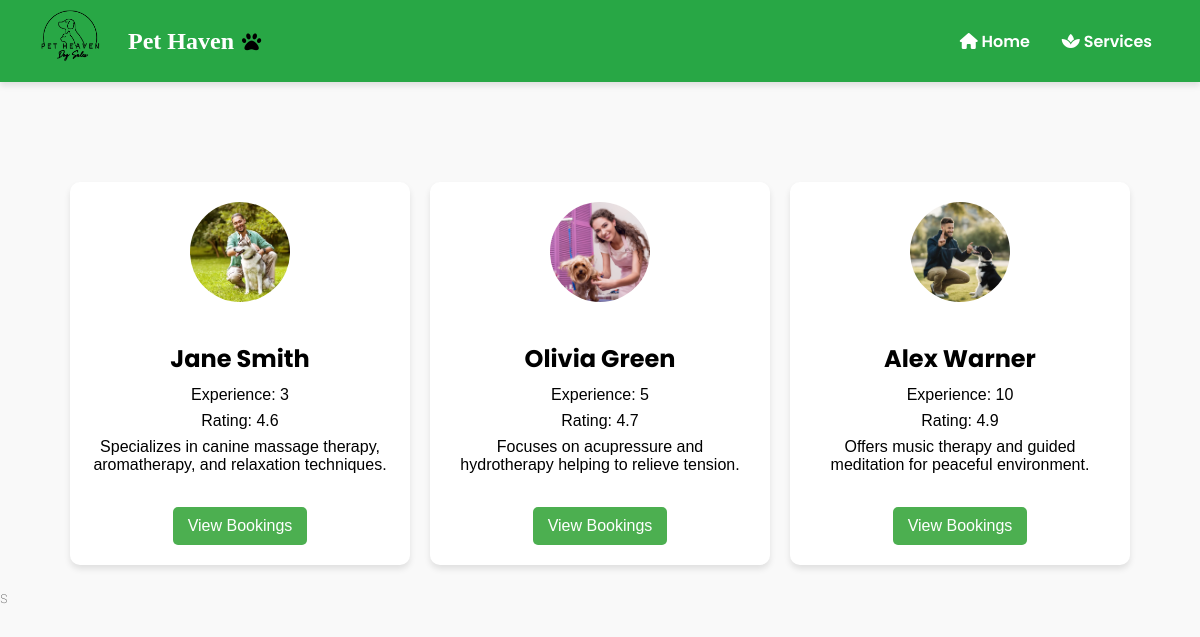
Page /tservices/2 on the committed database.
### models.py (models this page shows, shortened)
class Trainer(db.Model):
    id = db.Column(db.Integer, primary_key=True)
    service_id = db.Column(db.Integer, db.ForeignKey('service.id'), nullable=False)
    tname = db.Column(db.String(100), nullable=False)  # Trainer name
    experience = db.Column(db.String(100), nullable=False)
    rating = db.Column(db.Float, nullable=False)
    description = db.Column(db.Text, nullable=False)
    mobile_number = db.Column(db.String(15), unique=True)
    profile_pic = db.Column(db.String(200), nullable=False)
    status = db.Column(db.String(20), default='active')
    service = db.relationship('Service', backref=db.backref('trainers', lazy=True))

### app.py (the view)
@app.route('/tservices/<int:service_id>')
def trainers_by_service2(service_id):
    service = Service.query.get_or_404(service_id)
    trainers = Trainer.query.filter_by(service_id=service_id).all()
    return render_template('ttrainers.html', service=service, trainers=trainers)

### templates/ttrainers.html (shortened to what this page needs)
<!DOCTYPE html>
<html lang="en">
  <head>
    <link rel="stylesheet" href="{{ url_for('static', filename='css/trainers.css') }}" />
    <link rel="stylesheet" href="https://cdnjs.cloudflare.com/ajax/libs/font-awesome/6.0.0/css/all.min.css">
  </head>
  <body>
    <nav class="navbar">
      <div class="logo">
         <img src="{{ url_for('static', filename='images/logo1.png') }}" alt="Pet Heaven Logo">
   <span>Pet Haven</span>
     </div>
     <ul class="nav-links">
       <li><a href="/trainer_dashboard" class="nav-link" id="home-link"><i class="fas fa-home"></i> Home</a></li>
       <li><a href="/tservices" class="nav-link" id="services-link"><i class="fa-solid fa-spa"></i> Services</a></li>
     </ul>
  </nav>
  <div class="trainer-grid">
    {% for trainer in trainers %}
    <div class="trainer-card">
      <img src="{{ trainer.profile_pic }}" alt="{{ trainer.tname }}" width="100" />
      <h3>{{ trainer.tname }}</h3>
      <p>Experience: {{ trainer.experience }}</p>
      <p>Rating: {{ trainer.rating }}</p>
      <p>{{ trainer.description }}</p>
      <br />
      <a class="button" href="{{ url_for('tdirect_appointment', trainer_id=trainer.id, service_id=trainer.service_id) }}">View Bookings</a>
    </div>
    {% endfor %}
  </div>s
  </body>
</html>

### static/css/trainers.css (style rules this page uses)
body { font-family: "Poppins", serif; font-weight: 100; margin: 0; padding: 0; background-color: #f9f9f9; }
.navbar { display: flex; justify-content: space-between; align-items: center; background-color: #28a745; padding: 1rem 2rem; color: white; box-shadow: 0 4px 6px rgba(0, 0, 0, 0.1); position:relative; top: 0; left: 0; right: 0; height: 50px; z-index: 1000; }
.logo { display: flex; align-items: center; gap: 1rem; }
.logo img { height: 60px; width: 80px; object-fit: contain; background-color: transparent; }
.logo span { font-size: 1.5rem; font-weight: bold; color: #fff; font-family: 'Pacifico', cursive; display: flex; align-items: center; gap: 0.5rem; }
.logo span::after { content: '\f1b0'; font-family: 'Font Awesome 5 Free'; font-weight: 900; font-size: 1.2rem; color: black; }
.nav-links { list-style: none; display: flex; justify-content: space-around; align-items: center; gap: 0; margin: 0; padding: 0; }
.nav-links li a { text-decoration: none; color: white; font-weight: 600; padding: 0.5rem 1rem; border-radius: 20px; transition: all 0.3s ease; }
body::before { content: ""; position: fixed; top: 0; left: 0; width: 100%; height: 100%; background:transparent; z-index: -1; }
.trainer-grid { margin-top: 5rem; display: flex; justify-content: center; gap: 20px; flex-wrap: wrap; padding: 20px; }
.trainer-card { text-align: center; background-color: #fff; padding: 20px; border-radius: 10px; box-shadow: 0 4px 6px rgba(0, 0, 0, 0.1); width: 300px; display: flex; flex-direction: column; justify-content: center; align-items: center; }
.trainer-card img { border-radius: 50%; margin-bottom: 15px; }
.trainer-card h3 { font-size: 1.5em; margin-bottom: 10px; }
.trainer-card p { margin-top: 0; margin-bottom: 15px; }
.trainer-card p { font-size: 1em; margin-bottom: 8px; font-family: Arial, Helvetica, sans-serif; }
img { width: 100px; height: 100px; border-radius: 50%; object-fit: cover; margin-bottom: 10px; }
.button { background-color: #4caf50; color: white; font-family: Arial, Helvetica, sans-serif; border: none; padding: 10px 15px; border-radius: 5px; cursor: pointer; font-size: 16px; transition: background-color 0.3s ease, transform 0.2s ease; text-decoration: none; }

### rows in the picture
Trainer: profile_pic (picture), tname "Jane Smith", experience "3", rating "4.6", description "Specializes in canine massage therapy, aromatherapy, and relaxation techniques."
Trainer: profile_pic (picture), tname "Olivia Green", experience "5", rating "4.7", description "Focuses on acupressure and hydrotherapy helping to relieve tension."
Trainer: profile_pic (picture), tname "Alex Warner", experience "10", rating "4.9", description "Offers music therapy and guided meditation for peaceful environment."
